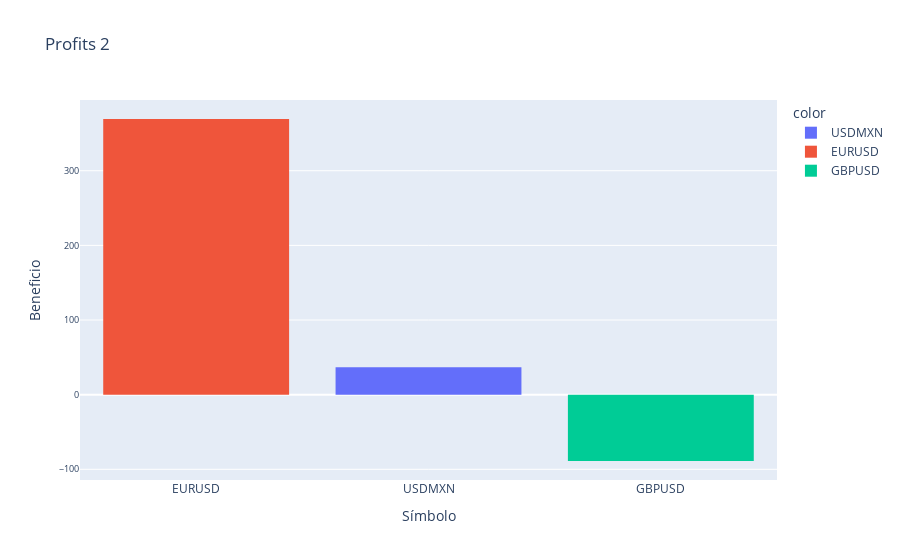

This figure's notebook cell:
### Code cell
vs.hist_csv(data_e[['Símbolo', 'Beneficio']], 'Profits 2', 'Símbolo', 'Beneficio')

### Figure 1 — Plotly figure (JSON) as saved in the notebook; plotly's stock layout.template omitted (floating-point values rounded to 4 significant figures)
{"data": [{"alignmentgroup": "True", "bingroup": "x", "histfunc": "sum", "hovertemplate": "color=USDMXN<br>x=%{x}<br>sum of y=%{y}<extra></extra>", "legendgroup": "USDMXN", "marker": {"color": "#636efa", "pattern": {"shape": ""}}, "name": "USDMXN", "offsetgroup": "USDMXN", "orientation": "v", "showlegend": true, "type": "histogram", "x": ["USDMXN", "USDMXN", "USDMXN", "USDMXN", "USDMXN", "USDMXN", "USDMXN", "USDMXN", "USDMXN", "USDMXN", "USDMXN", "USDMXN", "USDMXN", "USDMXN", "USDMXN", "USDMXN", "USDMXN", "USDMXN", "USDMXN", "USDMXN", "USDMXN", "USDMXN", "USDMXN"], "xaxis": "x", "y": [-1.02, -0.89, -0.6, -0.61, -0.52, -0.52, 0.2, -0.43, 0.32, 0.21, -0.37, 0.01, 19.37, 1.87, 1.87, 1.93, 1.89, 1.86, 2.55, 2.56, 2.38, 2.37, 2.28], "yaxis": "y"}, {"alignmentgroup": "True", "bingroup": "x", "histfunc": "sum", "hovertemplate": "color=EURUSD<br>x=%{x}<br>sum of y=%{y}<extra></extra>", "legendgroup": "EURUSD", "marker": {"color": "#EF553B", "pattern": {"shape": ""}}, "name": "EURUSD", "offsetgroup": "EURUSD", "orientation": "v", "showlegend": true, "type": "histogram", "x": ["EURUSD", "EURUSD", "EURUSD", "EURUSD", "EURUSD", "EURUSD", "EURUSD", "EURUSD", "EURUSD", "EURUSD", "EURUSD", "EURUSD", "EURUSD", "EURUSD", "EURUSD", "EURUSD", "EURUSD", "EURUSD", "EURUSD", "EURUSD", "EURUSD", "EURUSD", "EURUSD", "EURUSD", "EURUSD", "EURUSD", "EURUSD", "EURUSD", "EURUSD", "EURUSD", "EURUSD", "EURUSD", "EURUSD", "EURUSD", "EURUSD", "EURUSD", "EURUSD", "EURUSD", "EURUSD", "EURUSD", "EURUSD", "EURUSD", "EURUSD", "EURUSD", "EURUSD", "EURUSD", "EURUSD", "EURUSD", "EURUSD", "EURUSD", "EURUSD", "EURUSD", "EURUSD"], "xaxis": "x", "y": [1.21, 1.33, 1.41, 1.31, 1.33, 1.34, 1.34, 1.3, 1.3, 1.31, 0.27, 0.32, 0.26, 0.37, 0.37, 0.38, 0.41, 0.13, 0.11, 0.11, 0.1, 0.16, 0.23, 0.25, 0.25, 0.31, 0.33, 0.32, 0.31, 2.34, 1.82, 4.03, 3.9, 3.38, 3.51, 3.12, 1.04, 1.17, 332.9, 0.21, 0.18, 0.16, 0.2, 0.2, 0.21, 0.19, 0.16, 0.17, -1.62, -1.67, -1.5, -1.49, -1.46], "yaxis": "y"}, {"alignmentgroup": "True", "bingroup": "x", "histfunc": "sum", "hovertemplate": "color=GBPUSD<br>x=%{x}<br>sum of y=%{y}<extra></extra>", "legendgroup": "GBPUSD", "marker": {"color": "#00cc96", "pattern": {"shape": ""}}, "name": "GBPUSD", "offsetgroup": "GBPUSD", "orientation": "v", "showlegend": true, "type": "histogram", "x": ["GBPUSD", "GBPUSD", "GBPUSD", "GBPUSD"], "xaxis": "x", "y": [-49.05, -9.77, -9.9, -20.14], "yaxis": "y"}], "layout": {"barmode": "relative", "legend": {"title": {"text": "color"}, "tracegroupgap": 0}, "title": {"text": "Profits 2"}, "xaxis": {"anchor": "y", "categoryorder": "total descending", "domain": [0, 1], "title": {"text": "Símbolo"}}, "yaxis": {"anchor": "x", "domain": [0, 1], "tickfont": {"size": 9}, "title": {"text": "Beneficio"}}}}
